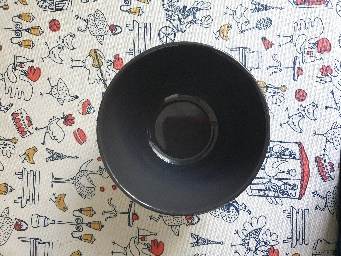
#> input picture Semestr_5/Lab3/DataLab3/train/cleaned/0000.jpg, 341 x 256 px
$ python Lab3_2.py DataLab3/train/cleaned/0000.jpg
#> lines starting #> are read from the running program, lines starting #| are printed output that depends on the picture
import numpy as np
from PIL import Image
import matplotlib.pyplot as plt
from skimage import io
from sys import argv

image_path = argv[1]
with Image.open(image_path) as img:
#> img is the input picture: PIL image 341x256 RGB; mean R, G, B 151.1, 148.9, 147.4
    hist_img = img.histogram()  # Получаем гистограмму
#> hist_img = 768 values, max 4475 at index 767, min 0 at index 1, mean 341


img = io.imread(image_path)
red_hist, _ = np.histogram(img[:, :, 0], bins=256, range=[0, 256]) # Получаем гистограмму краного канала
#> red_hist = 256 values, max 1142 at index 26, min 0 at index 1, mean 341
green_hist, _ = np.histogram(img[:, :, 1], bins=256, range=[0, 256])# Получаем гистограмму зелёного канала
#> green_hist = 256 values, max 1985 at index 255, min 0 at index 1, mean 341
blue_hist, _ = np.histogram(img[:, :, 2], bins=256, range=[0, 256])# Получаем гистограмму синего канала
#> blue_hist = 256 values, max 4475 at index 255, min 0 at index 1, mean 341

# Настраиваем вывод
plt.figure(figsize=(12, 12))  # Увеличиваем размер фигуры
plt.tight_layout(pad=5.0)  # Увеличьте отступы между подграфиками
plt.subplots_adjust(left=0.1, right=0.9, top=0.9, bottom=0.1)  # Подстройка границ графиков

plt.subplot(4, 2, (1,7))
plt.imshow(img)  # Отображаем изображение
plt.axis('off')  # Скрыть оси

# Рисуем гистограмму изображения
plt.subplot(4, 2, 2)
plt.bar(range(256), hist_img[:256], color='grey', width=1)
plt.bar(range(256), hist_img[256:512], color='grey', width=1)
plt.bar(range(256), hist_img[512:], color='grey', width=1)
plt.title("Гистограмма изображения")
plt.xlabel("Яркость")
plt.ylabel("Количество пикселей")

# Рисуем гистограмму красного канала
plt.subplot(4, 2, 4)
plt.bar(range(256), red_hist, color='red', width=1)
plt.title("Красный канал")
plt.xlabel("Яркость")
plt.ylabel("Количество пикселей")

# Рисуем гистограмму зелёного канала
plt.subplot(4, 2, 6)
plt.bar(range(256), green_hist, color='green', width=1)
plt.title("Зеленый канал")
plt.xlabel("Яркость")
plt.ylabel("Количество пикселей")

# Рисуем гистограмму синего канала
plt.subplot(4, 2, 8)
plt.bar(range(256), blue_hist, color='blue', width=1)
plt.title("Синий канал")
plt.xlabel("Яркость")
plt.ylabel("Количество пикселей")

plt.tight_layout()  # Автоматически подстраиваем элементы
plt.show()
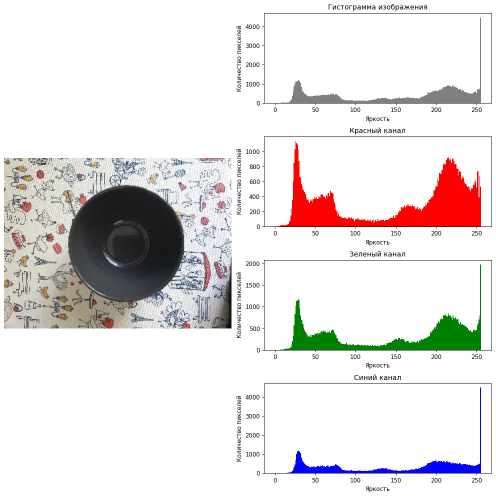
#> figure drawn by matplotlib, 5 panels; panel 2: tallest bar 1142 high, from x = 25.5 to 26.5; panel 2: tallest bar 1985 high, from x = 254.5 to 255.5; panel 2: tallest bar 4475 high, from x = 254.5 to 255.5; panel 3: tallest bar 1142 high, from x = 25.5 to 26.5
